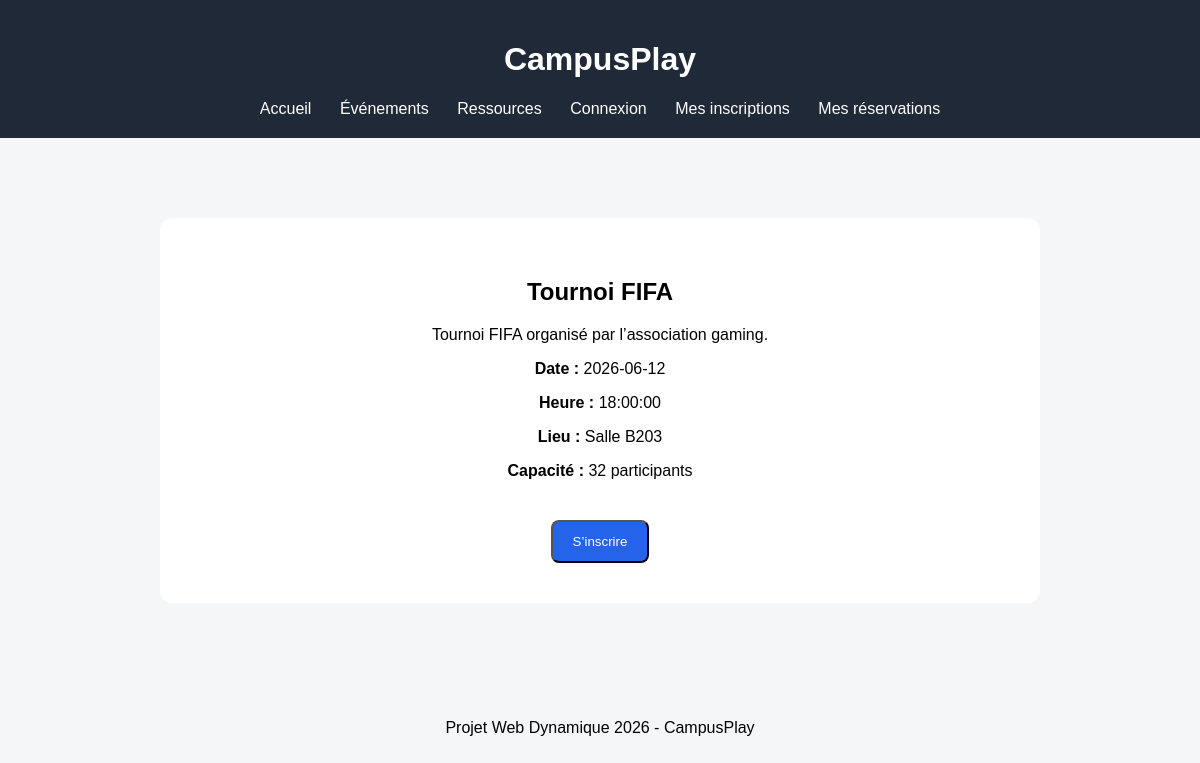
Page /frontend/event-detail.php?id=1 on the committed database.
### tables this page shows
CREATE TABLE events (
    id_event INT AUTO_INCREMENT PRIMARY KEY,
    titre VARCHAR(150) NOT NULL,
    description TEXT,
    date_event DATE NOT NULL,
    heure_event TIME NOT NULL,
    lieu VARCHAR(150) NOT NULL,
    capacite INT NOT NULL,
    id_createur INT,
    FOREIGN KEY (id_createur) REFERENCES users(id_user)
);

### frontend/event-detail.php (the view, shortened to what this page needs)
<?php
require_once "../backend/config.php";
$id_event = $_GET["id"];
$sql = "SELECT * FROM events WHERE id_event = :id_event";
$stmt = $pdo->prepare($sql);
$stmt->execute([":id_event" => $id_event]);
$event = $stmt->fetch(PDO::FETCH_ASSOC);
?>
<!DOCTYPE html>
<html lang="fr">
<head>
    <link rel="stylesheet" href="../assets/style.css">
</head>
<body>
<header>
    <h1>CampusPlay</h1>
    <nav>
        <a href="index.html">Accueil</a>
        <a href="events.php">Événements</a>
        <a href="resources.php">Ressources</a>
        <a href="login.html">Connexion</a>
        <a href="my-events.php">Mes inscriptions</a>
        <a href="my-reservations.php">Mes réservations</a>
    </nav>
</header>
<main>
    <section class="hero">
        <h2><?= htmlspecialchars($event["titre"]) ?></h2>
        <p><?= htmlspecialchars($event["description"]) ?></p>
        <p><strong>Date :</strong> <?= htmlspecialchars($event["date_event"]) ?></p>
        <p><strong>Heure :</strong> <?= htmlspecialchars($event["heure_event"]) ?></p>
        <p><strong>Lieu :</strong> <?= htmlspecialchars($event["lieu"]) ?></p>
        <p><strong>Capacité :</strong> <?= htmlspecialchars($event["capacite"]) ?> participants</p>
        <form action="../backend/register_event.php" method="POST">
            <button type="submit" class="btn">S’inscrire</button>
        </form>
    </section>
</main>
<footer>
    <p>Projet Web Dynamique 2026 - CampusPlay</p>
</footer>
</body>
</html>

### assets/style.css (style rules this page uses)
body { margin: 0; font-family: Arial, sans-serif; background-color: #f4f6f8; }
header { background-color: #1f2937; color: white; padding: 20px; text-align: center; }
nav a { color: white; margin: 0 12px; text-decoration: none; }
.hero { max-width: 800px; margin: 80px auto; background: white; padding: 40px; text-align: center; border-radius: 12px; }
.btn { display: inline-block; margin-top: 20px; padding: 12px 20px; background-color: #2563eb; color: white; text-decoration: none; border-radius: 8px; }
footer { text-align: center; padding: 20px; }
form { margin-top: 20px; }

### rows in the picture
events: titre "Tournoi FIFA", description "Tournoi FIFA organisé par l’association gaming.", date_event "2026-06-12", heure_event "18:00:00", lieu "Salle B203", capacite "32"
